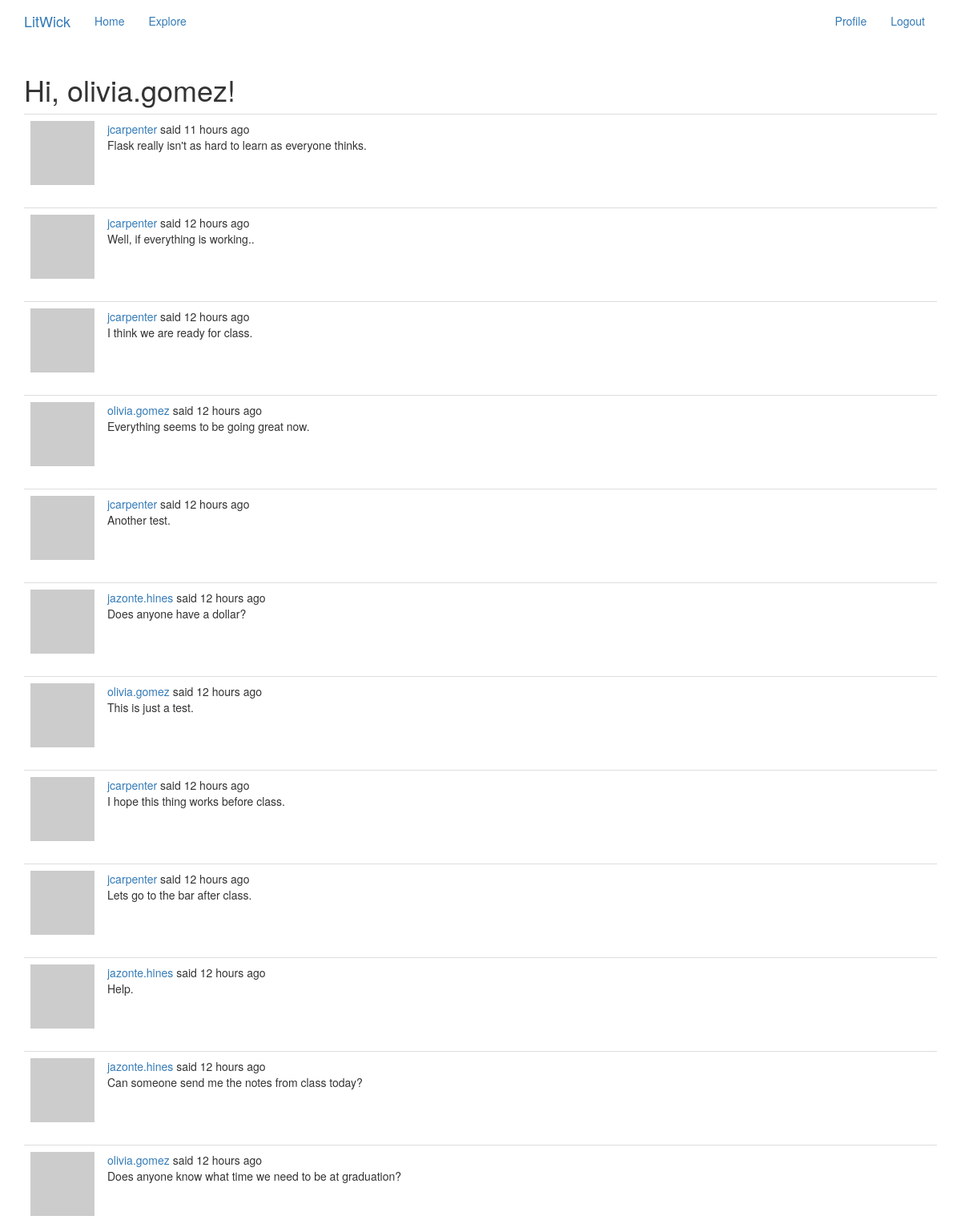
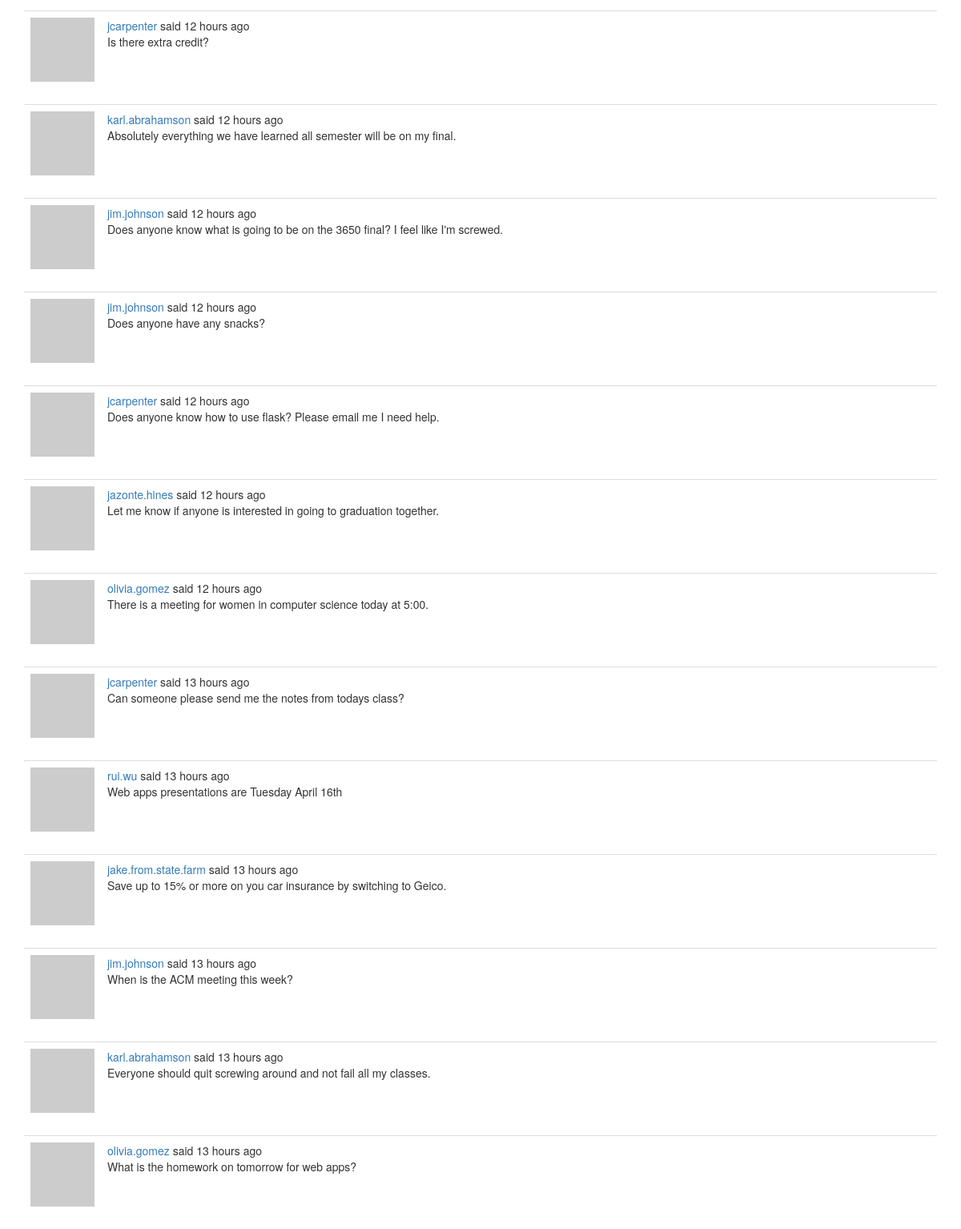
The page /explore (signed in) on the database its author committed (2 pictures, top to bottom).
### app/models.py (models this page shows, shortened)
class PaginatedAPIMixin(object):
    @staticmethod
    def to_collection_dict(query, page, per_page, endpoint, **kwargs):
        resources = query.paginate(page, per_page, False)
        data = {
            'items': [item.to_dict() for item in resources.items],
            '_meta': {
                'page': page,
                'per_page': per_page,
                'total_pages': resources.pages,
                'total_items': resources.total
            },
            '_links': {
                'self': url_for(endpoint, page=page, per_page=per_page,
                                **kwargs),
                'next': url_for(endpoint, page=page + 1, per_page=per_page,
                                **kwargs) if resources.has_next else None,
                'prev': url_for(endpoint, page=page - 1, per_page=per_page,
                                **kwargs) if resources.has_prev else None
            }
        }
        return data

class User(UserMixin, PaginatedAPIMixin, db.Model):
    id = db.Column(db.Integer, primary_key=True)
    username = db.Column(db.String(64), index=True, unique=True)
    email = db.Column(db.String(120), index=True, unique=True)
    password_hash = db.Column(db.String(128))
    posts = db.relationship('Post', backref='author', lazy='dynamic')
    about_me = db.Column(db.String(140))
    last_seen = db.Column(db.DateTime, default=datetime.utcnow)
    token = db.Column(db.String(32), index=True, unique=True)
    token_expiration = db.Column(db.DateTime)
    followed = db.relationship(
        'User', secondary=followers,
        primaryjoin=(followers.c.follower_id == id),
        secondaryjoin=(followers.c.followed_id == id),
        backref=db.backref('followers', lazy='dynamic'), lazy='dynamic')
    messages_sent = db.relationship('Message',
                                    foreign_keys='Message.sender_id',
                                    backref='author', lazy='dynamic')
    messages_received = db.relationship('Message',
                                        foreign_keys='Message.recipient_id',
                                        backref='recipient', lazy='dynamic')
    last_message_read_time = db.Column(db.DateTime)
    notifications = db.relationship('Notification', backref='user',
                                    lazy='dynamic')
    tasks = db.relationship('Task', backref='user', lazy='dynamic')
    def avatar(self, size):
        digest = md5(self.email.lower().encode('utf-8')).hexdigest()
        return 'https://www.gravatar.com/avatar/{}?d=identicon&s={}'.format(
            digest, size)
    def get_tasks_in_progress(self):
        return Task.query.filter_by(user=self, complete=False).all()

class SearchableMixin(object):
    @classmethod
    def before_commit(cls, session):
        session._changes = {
            'add': list(session.new),
            'update': list(session.dirty),
            'delete': list(session.deleted)
        }
    @classmethod
    def after_commit(cls, session):
        for obj in session._changes['add']:
            if isinstance(obj, SearchableMixin):
                add_to_index(obj.__tablename__, obj)
        for obj in session._changes['update']:
            if isinstance(obj, SearchableMixin):
                add_to_index(obj.__tablename__, obj)
        for obj in session._changes['delete']:
            if isinstance(obj, SearchableMixin):
                remove_from_index(obj.__tablename__, obj)
        session._changes = None

class Post(SearchableMixin, db.Model):
    __searchable__ = ['body']
    id = db.Column(db.Integer, primary_key=True)
    body = db.Column(db.String(140))
    timestamp = db.Column(db.DateTime, index=True, default=datetime.utcnow)
    user_id = db.Column(db.Integer, db.ForeignKey('user.id'))
    language = db.Column(db.String(5))

### app/main/routes.py (the view)
@bp.route('/explore')
@login_required
def explore():
    page = request.args.get('page', 1, type=int)
    posts = Post.query.order_by(Post.timestamp.desc()).paginate(
        page, current_app.config['POSTS_PER_PAGE'], False)
    next_url = url_for('main.explore', page=posts.next_num) \
        if posts.has_next else None
    prev_url = url_for('main.explore', page=posts.prev_num) \
        if posts.has_prev else None
    return render_template('index.html', title=_('Explore'),
                           posts=posts.items, next_url=next_url,
                           prev_url=prev_url)

### app/main/routes.py (called while the page is built)
@bp.before_app_request
def before_request():
    if current_user.is_authenticated:
        current_user.last_seen = datetime.utcnow()
        db.session.commit()
        g.search_form = SearchForm()
    g.locale = str(get_locale())

### app/models.py (called while the page is built)
@login.user_loader
def load_user(id):
    return User.query.get(int(id))

### app/templates/index.html (shortened to what this page needs)
{% extends "base.html" %}
{% import 'bootstrap/wtf.html' as wtf %}
{% block app_content %}
    <h1>{{ _('Hi, %(username)s!', username=current_user.username) }}</h1>
    {% for post in posts %}
        {% include '_post.html' %}
    {% endfor %}
{% endblock %}

### app/templates/_post.html (shortened to what this page needs)
    <table class="table table-hover table-dark">
        <tr>
            <td width="70px">
                <a href="{{ url_for('main.user', username=post.author.username) }}">
                    <img src="{{ post.author.avatar(70) }}" />
                </a>
            </td>
            <td>
                {{ _('%(username)s said %(when)s',
                    username=user_link, when=moment(post.timestamp).fromNow()) }}
                <br>
                <span id="post{{ post.id }}">{{ post.body }}</span>
            </td>
        </tr>
    </table>

### rows shown on the page
Post: body "Flask really isn't as hard to learn as everyone thinks."
Post: body "Well, if everything is working.."
Post: body "I think we are ready for class."
Post: body "Everything seems to be going great now."
Post: body "Another test."
Post: body "Does anyone have a dollar?"
Post: body "This is just a test."
Post: body "I hope this thing works before class."
Post: body "Lets go to the bar after class."
Post: body "Help."
Post: body "Can someone send me the notes from class today?"
Post: body "Does anyone know what time we need to be at graduation?"
Post: body "Is there extra credit?"
Post: body "Absolutely everything we have learned all semester will be on my final."
Post: body "Does anyone know what is going to be on the 3650 final? I feel like I'm screwed."
Post: body "Does anyone have any snacks?"
Post: body "Does anyone know how to use flask? Please email me I need help."
Post: body "Let me know if anyone is interested in going to graduation together."
Post: body "There is a meeting for women in computer science today at 5:00."
Post: body "Can someone please send me the notes from todays class?"
Post: body "Web apps presentations are Tuesday April 16th"
Post: body "Save up to 15% or more on you car insurance by switching to Geico."
Post: body "When is the ACM meeting this week?"
Post: body "Everyone should quit screwing around and not fail all my classes."
Post: body "What is the homework on tomorrow for web apps?"
